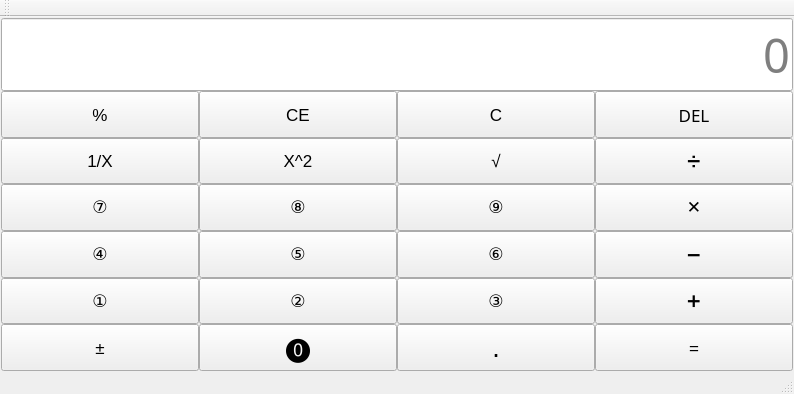
<?xml version="1.0" encoding="UTF-8"?>
<ui version="4.0">
 <class>MainWindowClass</class>
 <widget class="QMainWindow" name="MainWindowClass">
  <property name="geometry">
   <rect>
    <x>0</x>
    <y>0</y>
    <width>794</width>
    <height>394</height>
   </rect>
  </property>
  <property name="windowTitle">
   <string>MainWindow</string>
  </property>
  <widget class="QWidget" name="centralWidget">
   <layout class="QVBoxLayout" name="verticalLayout">
    <property name="spacing">
     <number>3</number>
    </property>
    <property name="leftMargin">
     <number>1</number>
    </property>
    <property name="topMargin">
     <number>1</number>
    </property>
    <property name="rightMargin">
     <number>1</number>
    </property>
    <property name="bottomMargin">
     <number>1</number>
    </property>
    <item>
     <layout class="QGridLayout" name="gridLayout">
      <property name="spacing">
       <number>0</number>
      </property>
      <item row="5" column="0">
       <widget class="QPushButton" name="num7_Btn">
        <property name="sizePolicy">
         <sizepolicy hsizetype="Minimum" vsizetype="Preferred">
          <horstretch>0</horstretch>
          <verstretch>0</verstretch>
         </sizepolicy>
        </property>
        <property name="font">
         <font>
          <pointsize>13</pointsize>
         </font>
        </property>
        <property name="text">
         <string>⑦</string>
        </property>
       </widget>
      </item>
      <item row="0" column="0" colspan="4">
       <widget class="QLineEdit" name="lineEdit">
        <property name="sizePolicy">
         <sizepolicy hsizetype="Expanding" vsizetype="Preferred">
          <horstretch>0</horstretch>
          <verstretch>0</verstretch>
         </sizepolicy>
        </property>
        <property name="font">
         <font>
          <family>Microsoft JhengHei Light</family>
          <pointsize>35</pointsize>
         </font>
        </property>
        <property name="alignment">
         <set>Qt::AlignRight|Qt::AlignTrailing|Qt::AlignVCenter</set>
        </property>
        <property name="placeholderText">
         <string>0</string>
        </property>
       </widget>
      </item>
      <item row="7" column="2">
       <widget class="QPushButton" name="num3_Btn">
        <property name="sizePolicy">
         <sizepolicy hsizetype="Minimum" vsizetype="Preferred">
          <horstretch>0</horstretch>
          <verstretch>0</verstretch>
         </sizepolicy>
        </property>
        <property name="font">
         <font>
          <pointsize>13</pointsize>
         </font>
        </property>
        <property name="text">
         <string>③</string>
        </property>
       </widget>
      </item>
      <item row="4" column="0">
       <widget class="QPushButton" name="inverse_Btn">
        <property name="sizePolicy">
         <sizepolicy hsizetype="Minimum" vsizetype="Preferred">
          <horstretch>0</horstretch>
          <verstretch>0</verstretch>
         </sizepolicy>
        </property>
        <property name="font">
         <font>
          <pointsize>13</pointsize>
         </font>
        </property>
        <property name="text">
         <string>1/X</string>
        </property>
       </widget>
      </item>
      <item row="5" column="2">
       <widget class="QPushButton" name="num9_Btn">
        <property name="sizePolicy">
         <sizepolicy hsizetype="Minimum" vsizetype="Preferred">
          <horstretch>0</horstretch>
          <verstretch>0</verstretch>
         </sizepolicy>
        </property>
        <property name="font">
         <font>
          <pointsize>13</pointsize>
         </font>
        </property>
        <property name="text">
         <string>⑨</string>
        </property>
       </widget>
      </item>
      <item row="6" column="2">
       <widget class="QPushButton" name="num6_Btn">
        <property name="sizePolicy">
         <sizepolicy hsizetype="Minimum" vsizetype="Preferred">
          <horstretch>0</horstretch>
          <verstretch>0</verstretch>
         </sizepolicy>
        </property>
        <property name="font">
         <font>
          <pointsize>13</pointsize>
         </font>
        </property>
        <property name="text">
         <string>⑥</string>
        </property>
       </widget>
      </item>
      <item row="8" column="2">
       <widget class="QPushButton" name="period_Btn">
        <property name="sizePolicy">
         <sizepolicy hsizetype="Minimum" vsizetype="Preferred">
          <horstretch>0</horstretch>
          <verstretch>0</verstretch>
         </sizepolicy>
        </property>
        <property name="font">
         <font>
          <pointsize>20</pointsize>
         </font>
        </property>
        <property name="text">
         <string>.</string>
        </property>
       </widget>
      </item>
      <item row="4" column="1">
       <widget class="QPushButton" name="square_Btn">
        <property name="sizePolicy">
         <sizepolicy hsizetype="Minimum" vsizetype="Preferred">
          <horstretch>0</horstretch>
          <verstretch>0</verstretch>
         </sizepolicy>
        </property>
        <property name="font">
         <font>
          <pointsize>13</pointsize>
         </font>
        </property>
        <property name="text">
         <string>X^2</string>
        </property>
       </widget>
      </item>
      <item row="8" column="3">
       <widget class="QPushButton" name="result_Btn">
        <property name="sizePolicy">
         <sizepolicy hsizetype="Minimum" vsizetype="Preferred">
          <horstretch>0</horstretch>
          <verstretch>0</verstretch>
         </sizepolicy>
        </property>
        <property name="font">
         <font>
          <pointsize>13</pointsize>
         </font>
        </property>
        <property name="text">
         <string>=</string>
        </property>
       </widget>
      </item>
      <item row="7" column="1">
       <widget class="QPushButton" name="num2_Btn">
        <property name="sizePolicy">
         <sizepolicy hsizetype="Minimum" vsizetype="Preferred">
          <horstretch>0</horstretch>
          <verstretch>0</verstretch>
         </sizepolicy>
        </property>
        <property name="font">
         <font>
          <pointsize>13</pointsize>
         </font>
        </property>
        <property name="text">
         <string>②</string>
        </property>
       </widget>
      </item>
      <item row="8" column="0">
       <widget class="QPushButton" name="sign_Btn">
        <property name="sizePolicy">
         <sizepolicy hsizetype="Minimum" vsizetype="Preferred">
          <horstretch>0</horstretch>
          <verstretch>0</verstretch>
         </sizepolicy>
        </property>
        <property name="font">
         <font>
          <pointsize>13</pointsize>
         </font>
        </property>
        <property name="text">
         <string>±</string>
        </property>
       </widget>
      </item>
      <item row="1" column="2">
       <widget class="QPushButton" name="clear_Btn">
        <property name="sizePolicy">
         <sizepolicy hsizetype="Minimum" vsizetype="Preferred">
          <horstretch>0</horstretch>
          <verstretch>0</verstretch>
         </sizepolicy>
        </property>
        <property name="font">
         <font>
          <pointsize>13</pointsize>
         </font>
        </property>
        <property name="text">
         <string>C</string>
        </property>
       </widget>
      </item>
      <item row="8" column="1">
       <widget class="QPushButton" name="num0_Btn">
        <property name="sizePolicy">
         <sizepolicy hsizetype="Minimum" vsizetype="Preferred">
          <horstretch>0</horstretch>
          <verstretch>0</verstretch>
         </sizepolicy>
        </property>
        <property name="font">
         <font>
          <pointsize>18</pointsize>
         </font>
        </property>
        <property name="text">
         <string>⓿</string>
        </property>
       </widget>
      </item>
      <item row="4" column="3">
       <widget class="QPushButton" name="divide_Btn">
        <property name="sizePolicy">
         <sizepolicy hsizetype="Minimum" vsizetype="Preferred">
          <horstretch>0</horstretch>
          <verstretch>0</verstretch>
         </sizepolicy>
        </property>
        <property name="font">
         <font>
          <pointsize>13</pointsize>
         </font>
        </property>
        <property name="text">
         <string>➗</string>
        </property>
       </widget>
      </item>
      <item row="5" column="3">
       <widget class="QPushButton" name="multiply_Btn">
        <property name="sizePolicy">
         <sizepolicy hsizetype="Minimum" vsizetype="Preferred">
          <horstretch>0</horstretch>
          <verstretch>0</verstretch>
         </sizepolicy>
        </property>
        <property name="font">
         <font>
          <pointsize>13</pointsize>
         </font>
        </property>
        <property name="text">
         <string>✕</string>
        </property>
       </widget>
      </item>
      <item row="6" column="0">
       <widget class="QPushButton" name="num4_Btn">
        <property name="sizePolicy">
         <sizepolicy hsizetype="Minimum" vsizetype="Preferred">
          <horstretch>0</horstretch>
          <verstretch>0</verstretch>
         </sizepolicy>
        </property>
        <property name="font">
         <font>
          <pointsize>13</pointsize>
         </font>
        </property>
        <property name="text">
         <string>④</string>
        </property>
       </widget>
      </item>
      <item row="4" column="2">
       <widget class="QPushButton" name="sqrt_Btn">
        <property name="sizePolicy">
         <sizepolicy hsizetype="Minimum" vsizetype="Preferred">
          <horstretch>0</horstretch>
          <verstretch>0</verstretch>
         </sizepolicy>
        </property>
        <property name="font">
         <font>
          <pointsize>13</pointsize>
         </font>
        </property>
        <property name="text">
         <string>√</string>
        </property>
       </widget>
      </item>
      <item row="7" column="0">
       <widget class="QPushButton" name="num1_Btn">
        <property name="sizePolicy">
         <sizepolicy hsizetype="Minimum" vsizetype="Preferred">
          <horstretch>0</horstretch>
          <verstretch>0</verstretch>
         </sizepolicy>
        </property>
        <property name="font">
         <font>
          <pointsize>13</pointsize>
         </font>
        </property>
        <property name="text">
         <string>①</string>
        </property>
       </widget>
      </item>
      <item row="1" column="1">
       <widget class="QPushButton" name="clearALL_Btn">
        <property name="sizePolicy">
         <sizepolicy hsizetype="Minimum" vsizetype="Preferred">
          <horstretch>0</horstretch>
          <verstretch>0</verstretch>
         </sizepolicy>
        </property>
        <property name="font">
         <font>
          <pointsize>13</pointsize>
         </font>
        </property>
        <property name="text">
         <string>CE</string>
        </property>
       </widget>
      </item>
      <item row="6" column="3">
       <widget class="QPushButton" name="minus_Btn">
        <property name="sizePolicy">
         <sizepolicy hsizetype="Minimum" vsizetype="Preferred">
          <horstretch>0</horstretch>
          <verstretch>0</verstretch>
         </sizepolicy>
        </property>
        <property name="font">
         <font>
          <pointsize>13</pointsize>
         </font>
        </property>
        <property name="text">
         <string>➖</string>
        </property>
       </widget>
      </item>
      <item row="6" column="1">
       <widget class="QPushButton" name="num5_Btn">
        <property name="sizePolicy">
         <sizepolicy hsizetype="Minimum" vsizetype="Preferred">
          <horstretch>0</horstretch>
          <verstretch>0</verstretch>
         </sizepolicy>
        </property>
        <property name="font">
         <font>
          <pointsize>13</pointsize>
         </font>
        </property>
        <property name="text">
         <string>⑤</string>
        </property>
       </widget>
      </item>
      <item row="7" column="3">
       <widget class="QPushButton" name="plus_Btn">
        <property name="sizePolicy">
         <sizepolicy hsizetype="Minimum" vsizetype="Preferred">
          <horstretch>0</horstretch>
          <verstretch>0</verstretch>
         </sizepolicy>
        </property>
        <property name="font">
         <font>
          <pointsize>13</pointsize>
         </font>
        </property>
        <property name="text">
         <string>➕</string>
        </property>
       </widget>
      </item>
      <item row="1" column="3">
       <widget class="QPushButton" name="delete_Btn">
        <property name="sizePolicy">
         <sizepolicy hsizetype="Minimum" vsizetype="Preferred">
          <horstretch>0</horstretch>
          <verstretch>0</verstretch>
         </sizepolicy>
        </property>
        <property name="font">
         <font>
          <family>Poor Richard</family>
          <pointsize>13</pointsize>
         </font>
        </property>
        <property name="text">
         <string>DEL</string>
        </property>
       </widget>
      </item>
      <item row="5" column="1">
       <widget class="QPushButton" name="num8_Btm">
        <property name="sizePolicy">
         <sizepolicy hsizetype="Minimum" vsizetype="Preferred">
          <horstretch>0</horstretch>
          <verstretch>0</verstretch>
         </sizepolicy>
        </property>
        <property name="font">
         <font>
          <pointsize>13</pointsize>
         </font>
        </property>
        <property name="text">
         <string>⑧</string>
        </property>
       </widget>
      </item>
      <item row="1" column="0">
       <widget class="QPushButton" name="percentage_Btn">
        <property name="sizePolicy">
         <sizepolicy hsizetype="Minimum" vsizetype="Preferred">
          <horstretch>0</horstretch>
          <verstretch>0</verstretch>
         </sizepolicy>
        </property>
        <property name="font">
         <font>
          <pointsize>13</pointsize>
         </font>
        </property>
        <property name="text">
         <string>%</string>
        </property>
       </widget>
      </item>
     </layout>
    </item>
   </layout>
  </widget>
  <widget class="QMenuBar" name="menuBar">
   <property name="geometry">
    <rect>
     <x>0</x>
     <y>0</y>
     <width>794</width>
     <height>21</height>
    </rect>
   </property>
  </widget>
  <widget class="QToolBar" name="mainToolBar">
   <attribute name="toolBarArea">
    <enum>TopToolBarArea</enum>
   </attribute>
   <attribute name="toolBarBreak">
    <bool>false</bool>
   </attribute>
  </widget>
  <widget class="QStatusBar" name="statusBar"/>
 </widget>
 <layoutdefault spacing="6" margin="11"/>
 <resources>
  <include location="MainWindow.qrc"/>
 </resources>
 <connections/>
</ui>
